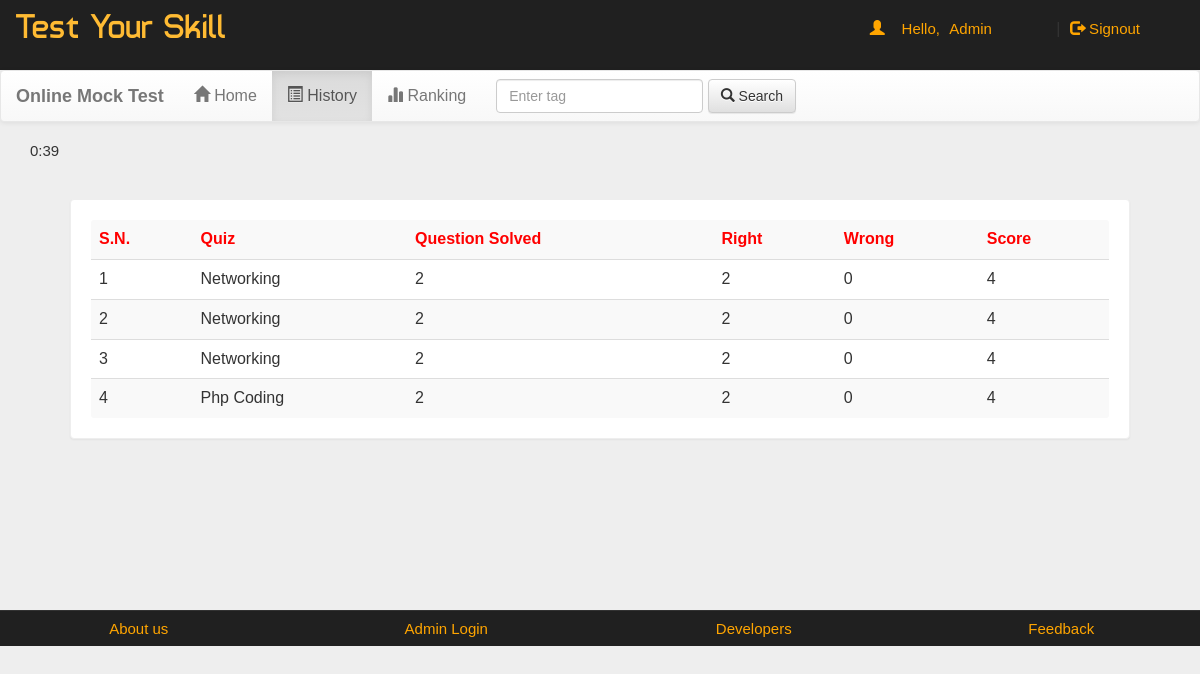
The app's page /account.php?q=2 (signed in) with its own data.
### tables this page shows
CREATE TABLE `history` (
  `email` varchar(50) NOT NULL,
  `eid` text NOT NULL,
  `score` int(11) NOT NULL,
  `level` int(11) NOT NULL,
  `sahi` int(11) NOT NULL,
  `wrong` int(11) NOT NULL,
  `date` timestamp NOT NULL DEFAULT current_timestamp() ON UPDATE current_timestamp()
);

CREATE TABLE `quiz` (
  `eid` text NOT NULL,
  `title` varchar(100) NOT NULL,
  `sahi` int(11) NOT NULL,
  `wrong` int(11) NOT NULL,
  `total` int(11) NOT NULL,
  `time` bigint(20) NOT NULL,
  `intro` text NOT NULL,
  `tag` varchar(100) NOT NULL,
  `date` timestamp NOT NULL DEFAULT current_timestamp() ON UPDATE current_timestamp()
);

### account.php (the view, shortened to what this page needs)
<html>
<head>
<link  rel="stylesheet" href="css/bootstrap.min.css"/>
 <link  rel="stylesheet" href="css/bootstrap-theme.min.css"/>
 <link rel="stylesheet" href="css/main.css">
 <link  rel="stylesheet" href="css/font.css">
</head>
<body>
<div class="header">
<div class="row">
<div class="col-lg-6">
<span class="logo">Test Your Skill</span></div>
<div class="col-md-4 col-md-offset-2">
 <?php
 include_once 'dbConnection.php';
  if(!(isset($_SESSION['email']))){
header("location:index.php");
}
else
{
$name = $_SESSION['name'];
$email=$_SESSION['email'];
echo '<span class="pull-right top title1" ><span class="log1"><span class="glyphicon glyphicon-user" aria-hidden="true"></span>&nbsp;&nbsp;&nbsp;&nbsp;Hello,</span> <a href="account.php?q=1" class="log log1">'.$name.'</a>&nbsp;|&nbsp;<a href="logout.php?q=account.php" class="log"><span class="glyphicon glyphicon-log-out" aria-hidden="true"></span>&nbsp;Signout</button></a></span>';
}?>
</div>
</div></div>
<div class="bg">
<nav class="navbar navbar-default title1">
  <div class="container-fluid">
    <div class="navbar-header">
      <a class="navbar-brand" href="#"><b>Online Mock Test</b></a>
    </div>
    <div class="collapse navbar-collapse" id="bs-example-navbar-collapse-1">
      <ul class="nav navbar-nav">
        <li <?php if(@$_GET['q']==1) echo'class="active"'; ?> ><a href="account.php?q=1"><span class="glyphicon glyphicon-home" aria-hidden="true"></span>&nbsp;Home<span class="sr-only">(current)</span></a></li>
        <li <?php if(@$_GET['q']==2) echo'class="active"'; ?>><a href="account.php?q=2"><span class="glyphicon glyphicon-list-alt" aria-hidden="true"></span>&nbsp;History</a></li>
		<li <?php if(@$_GET['q']==3) echo'class="active"'; ?>><a href="account.php?q=3"><span class="glyphicon glyphicon-stats" aria-hidden="true"></span>&nbsp;Ranking</a></li></ul>
            <form class="navbar-form navbar-left" role="search">
        <div class="form-group">
          <input type="text" class="form-control" placeholder="Enter tag ">
        </div>
        <button type="submit" class="btn btn-default"><span class="glyphicon glyphicon-search" aria-hidden="true"></span>&nbsp;Search</button>
      </form>
      </div>
  </div>
</nav>
<div class="container">
<div class="row">
<div class="col-md-12">
<span id="countdown" class="timer"></span>
<?php
if(@$_GET['q']== 2)
{
$q=mysqli_query($con,"SELECT * FROM history WHERE email='$email' ORDER BY date DESC " )or die('Error197');
echo  '<div class="panel title">
<table class="table table-striped title1" >
<tr style="color:red"><td><b>S.N.</b></td><td><b>Quiz</b></td><td><b>Question Solved</b></td><td><b>Right</b></td><td><b>Wrong<b></td><td><b>Score</b></td>';
$c=0;
while($row=mysqli_fetch_array($q) )
{
$eid=$row['eid'];
$s=$row['score'];
$w=$row['wrong'];
$r=$row['sahi'];
$qa=$row['level'];
$q23=mysqli_query($con,"SELECT title FROM quiz WHERE  eid='$eid' " )or die('Error208');
while($row=mysqli_fetch_array($q23) )
{
$title=$row['title'];
}
$c++;
echo '<tr><td>'.$c.'</td><td>'.$title.'</td><td>'.$qa.'</td><td>'.$r.'</td><td>'.$w.'</td><td>'.$s.'</td></tr>';
}
echo'</table></div>';
}
?>
</div></div></div></div>
<div class="row footer">
<div class="col-md-3 box">
<a href="https://teamcapture3.github.io/" target="_blank">About us</a>
</div>
<div class="col-md-3 box">
<a href="#" data-toggle="modal" data-target="#login">Admin Login</a></div>
<div class="col-md-3 box">
<a href="#" data-toggle="modal" data-target="#developers">Developers</a>
</div>
<div class="col-md-3 box">
<a href="feedback.php" target="_blank">Feedback</a></div></div>
</body>
</html>

### css/main.css (style rules this page uses)
body { overflow-x:hidden; width:100%; font: 15px "Century Gothic", "Times Roman", sans-serif; background:#eee; min-height:550px; background-attachment:fixed; }
.bg { min-height:540px; }
.panel { border-color:#eee; margin:40px; padding:20px; font: 15px "Century Gothic", "Times Roman", sans-serif; }
.title { font-family:'typo'; }
.header { background:#202020; height:70px; }
.logo { font-family:'typo'; font-size:35px; color:#ffbb33; margin:15px; }
.title1 { font: 16px "Century Gothic", "Times Roman", sans-serif; }
.footer { font-size:15px; text-align:center; border-top:1px solid; border-color:#323232; background-color:#202020; }
.footer a { margin:25px; color:orange; text-decoration:none; font: 15px "Century Gothic", "Times Roman", sans-serif; }
.box { padding:9px; }
.top { margin-top:20px; }
.log1 { font: 15px 'Ubuntu', sans-serif; color:orange; margin-left:10px; }
.log { margin:10px; margin-right:60px; margin-left:5px; color:orange; text-decoration:none; font-size:20px; font-size:15px; }

### records on screen
history: eid.title "Networking", level "2", sahi "2", wrong "0", score "4"
history: eid.title "Networking", level "2", sahi "2", wrong "0", score "4"
history: eid.title "Networking", level "2", sahi "2", wrong "0", score "4"
history: eid.title "Php Coding", level "2", sahi "2", wrong "0", score "4"

### other values on screen
$name "Admin"
